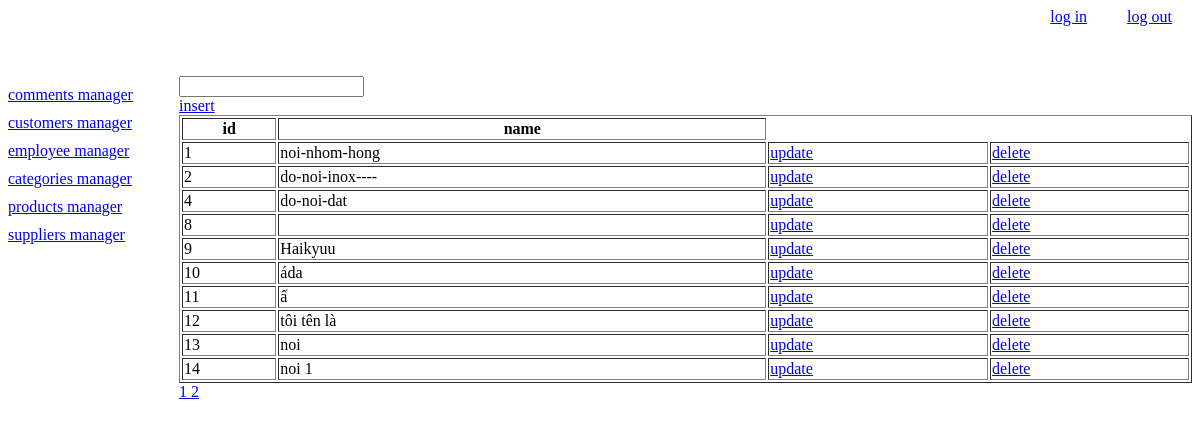
The page /categories/index.php (signed in) on the database its author committed.
### tables this page shows
CREATE TABLE `categories` (
  `id` int(25) NOT NULL,
  `name` varchar(250) DEFAULT NULL
);

### categories/index.php (the view, shortened to what this page needs)
<?php
if(!isset($_SESSION['id'])){
echo 'bạn cần đăng nhập'; ?>
<!DOCTYPE html>
<html lang="en">
<head>
    <meta charset="UTF-8">
    <meta http-equiv="X-UA-Compatible" content="IE=edge">
    <meta name="viewport" content="width=device-width, initial-scale=1.0">
    <title>Document</title>
    <link rel="stylesheet" href="http://localhost/admin/style.css">
</head>
<body>
<div class="header">
        <div class="sub_header">
            <a href="../signin.php">log in</a><a href="../signout.php">log out</a>
        </div>
    </div>
</body>
</html>
<?php }
else {
    include '../header.php';
    $page = 1;
    $search ='';
    $connect = mysqli_connect('localhost','root','','20');
    mysqli_set_charset($connect,'utf8');
    $sql="select count(*) from categories
    where (name like '%$search%' or id like '%$search%') ";
    $array_result= mysqli_query($connect,$sql);
    $record = mysqli_fetch_array($array_result)['count(*)'];
    $record_per_page = 10;
    $page_number = ceil($record/$record_per_page);
    $offset = ($page-1)*$record_per_page;
    $connect = mysqli_connect('localhost','root','','20');
    $sql="select * from categories
    where (name like '%$search%' or id like '%$search%')
    limit $record_per_page offset $offset
    ";
    mysqli_set_charset($connect,'utf8');
    $array_result= mysqli_query($connect,$sql);
    ?>
    <caption>
        <form action="" method="get">
            <input type="search" name="search" value="<?php echo $search ?>">
        </form>
    </caption>
    <a href="insert.php">insert</a>
    <table style =" width:100%" border= '1px solid black'>
            <tr>
                <th>id</th>
                <th>name</th>
            </tr>
            <?php foreach ($array_result as $each){ ?>
            <tr>
                <td><?php echo $each['id'] ?></td>
                <td><?php echo $each['name'] ?></td>
                <td><a href="update.php?id=<?php echo $each['id'] ?>">
                 update
                </a>
                </td>
                <td><a href="delete_process.php?id=<?php echo $each['id'] ?>">
                 delete
                </a>
                </td>
            </tr>
            <?php } ?>
        </table>
        <?php   for ($x = 1;$x <= $page_number; $x++){ ?>
                <a href="?page=<?php echo $x ?>&search=<?php echo $search ?>"> <?php echo $x ?> </a>
            <?php } ?>
<?php include '../footer.php'; } ?>

### header.php (shortened to what this page needs)
<!DOCTYPE html>
<html lang="en">
<head>
    <link rel="stylesheet" href="http://localhost/20/20/admin/style.css">
</head>
<body>
    <div class="header">
        <div class="sub_header">
            <a href="../index.php">log in</a><a href="../signout.php">log out</a>
        </div>
    </div>
<div class="body">
    <div class="side_bar">
    <a href="../comments">comments manager</a>
    <a href="../customers">customers manager</a>
    <a href="../employees">employee manager</a>
    <a href="../categories">categories manager</a>
    <a href="../products">products manager</a>
    <a href="../suppliers">suppliers manager</a></div>
    <div class="content" style="width: 100%;">

### footer.php (shortened to what this page needs)
</div>
</div>
</body>
</html>

### style.css (style rules this page uses)
.header { text-align: right; }
.sub_header { display : inline-block }
.sub_header a { margin : 0 20px }
.body { display: flex ; flex-direction: row; margin : 50px 0 }
.side_bar { width: 200px; }
.side_bar a { display: block; margin: 10px 0 ; }

### rows shown on the page
categories: id "1", name "noi-nhom-hong"
categories: id "2", name "do-noi-inox----"
categories: id "4", name "do-noi-dat"
categories: id "8"
categories: id "9", name "Haikyuu"
categories: id "10", name "áda"
categories: id "11", name "ấ"
categories: id "12", name "tôi tên là"
categories: id "13", name "noi"
categories: id "14", name "noi 1"
